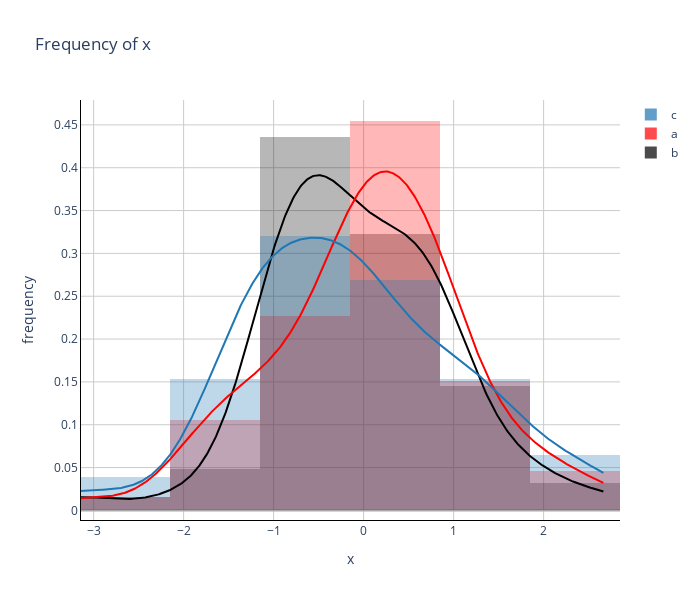

Notebook source saved alongside this figure:
### Code cell
fig = plotlymodex.frequency(df=df, x='x', covariate='value', colors=['black', 'red'], opacity=0.4)
fig

### Figure 1 — Plotly figure (JSON) as saved in the notebook; plotly's stock layout.template omitted (floating-point values rounded to 4 significant figures; data arrays with more than 128 entries replaced by an {"elided": "..."} marker saying what was removed)
{"data": [{"autobinx": false, "histnorm": "probability density", "hovertemplate": "x: %{x}<br>y: %{y}", "legendgroup": "b", "marker": {"color": "black", "opacity": 0.4}, "name": "b", "opacity": 0.7, "type": "histogram", "x": [-1.009, 0.3745, -0.8655, 0.8834, 0.8532, -2.034, -1.354, -0.8666, -0.9723, -0.5691, -0.4723, 0.9643, 0.3303, -1.013, 0.1292, 0.828, 0.5181, -0.8968, 0.5889, -0.346, -0.1482, 0.8081, -0.4147, 0.1808, 1.834, -0.3736, -0.4605, -0.5527, 0.5823, -0.2108, -0.6279, 0.6822, 1.982, -0.5346, -0.3744, 0.9985, -0.6704, 0.202, 0.1499, -0.05468, -0.5546, -0.9639, 0.7806, 0.4174, -0.7749, -0.8706, 0.9156, -0.4926, -0.6455, 0.9225, 1.438, -1.196, 0.05322, -0.1624, 0.2603, -1.098, 0.5541, 0.05652, -1.139, 1.451, -3.151, 2.676], "xaxis": "x", "xbins": {"end": 2.676, "size": 1, "start": -3.151}, "yaxis": "y"}, {"autobinx": false, "histnorm": "probability density", "hovertemplate": "x: %{x}<br>y: %{y}", "legendgroup": "a", "marker": {"color": "red", "opacity": 0.4}, "name": "a", "opacity": 0.7, "type": "histogram", "x": [1.809, -1.087, -0.3709, -0.2348, -0.08875, 0.4202, -1.67, -0.4899, 0.01259, 0.7082, -0.06886, -1.041, -0.9913, 0.1286, 0.2428, -1.88, 1.066, 0.2107, 0.5205, -1.074, -1.451, 0.1418, 1.858, 0.7157, 0.797, 0.6507, -1.772, -1.108, -0.5472, 2.363, -0.8215, 0.7741, 0.7401, 0.1552, 0.3678, 0.1842, 0.7494, -0.3796, 0.4216, 0.5884, 0.8725, -0.006624, 0.3262, 1.264, 0.9404, -0.1851, -0.544, 1.016, 1.562, -0.321, 0.03345, -0.5605, -0.03989, -1.972, 1.787, 0.06443, 0.9458, -1.367, -0.1164, 0.6282, 0.8744, -1.597, 0.1076, 0.1463, -3.151, 2.676], "xaxis": "x", "xbins": {"end": 2.676, "size": 1, "start": -3.151}, "yaxis": "y"}, {"autobinx": false, "histnorm": "probability density", "hovertemplate": "x: %{x}<br>y: %{y}", "legendgroup": "c", "marker": {"color": "#1F77B4", "opacity": 0.4}, "name": "c", "opacity": 0.7, "type": "histogram", "x": [1.043, -1.079, -0.03859, 0.7587, 1.547, -0.1287, 0.7557, -0.9666, -0.6694, -0.4231, 0.9831, 1.231, -0.6408, -2.228, -0.2603, 2.212, 0.957, 0.804, -1.352, -0.01197, -0.5614, 2.025, 0.05258, 1.312, -0.1413, 2.676, -0.2114, -0.4512, 1.443, -0.4613, 0.3245, -0.8126, 0.2978, 1.056, 0.6472, 1.613, 1.341, -0.7552, -0.3667, -0.9191, -1.561, 0.6592, 1.691, 0.01217, 0.361, -0.4137, -1.189, 0.3171, -0.04801, -0.8504, -0.8271, -1.049, 2.229, -1.673, -1.509, -1.139, -0.1608, -1.445, -0.9173, -0.0007744, -1.318, -0.2812, -0.01458, -1.502, -1.302, 1.18, -0.1491, -1.368, -3.151, -1.327, -1.05, -0.03169, 0.4173, -1.096, -0.8977, -1.308, -3.151, 2.676], "xaxis": "x", "xbins": {"end": 2.676, "size": 1, "start": -3.151}, "yaxis": "y"}, {"hovertemplate": "x: %{x}<br>y: %{y}", "legendgroup": "b", "marker": {"color": "black", "opacity": 0.4}, "mode": "lines", "name": "b", "showlegend": false, "type": "scatter", "x": {"elided": "500 float values"}, "xaxis": "x", "y": {"elided": "500 float values"}, "yaxis": "y"}, {"hovertemplate": "x: %{x}<br>y: %{y}", "legendgroup": "a", "marker": {"color": "red", "opacity": 0.4}, "mode": "lines", "name": "a", "showlegend": false, "type": "scatter", "x": {"elided": "500 float values"}, "xaxis": "x", "y": {"elided": "500 float values"}, "yaxis": "y"}, {"hovertemplate": "x: %{x}<br>y: %{y}", "legendgroup": "c", "marker": {"color": "#1F77B4", "opacity": 0.4}, "mode": "lines", "name": "c", "showlegend": false, "type": "scatter", "x": {"elided": "500 float values"}, "xaxis": "x", "y": {"elided": "500 float values"}, "yaxis": "y"}], "layout": {"barmode": "overlay", "height": 600, "hovermode": "closest", "legend": {"traceorder": "reversed"}, "paper_bgcolor": "white", "plot_bgcolor": "white", "title": {"text": "Frequency of x"}, "width": 700, "xaxis": {"anchor": "y2", "domain": [0, 1], "gridcolor": "#CCCCCC", "linecolor": "black", "showgrid": true, "title": {"text": "x"}, "zeroline": false, "zerolinecolor": "#AAAAAA"}, "yaxis": {"anchor": "free", "domain": [0, 1], "gridcolor": "#CCCCCC", "linecolor": "black", "position": 0, "showgrid": true, "title": {"text": "frequency"}, "zerolinecolor": "#AAAAAA"}}}
